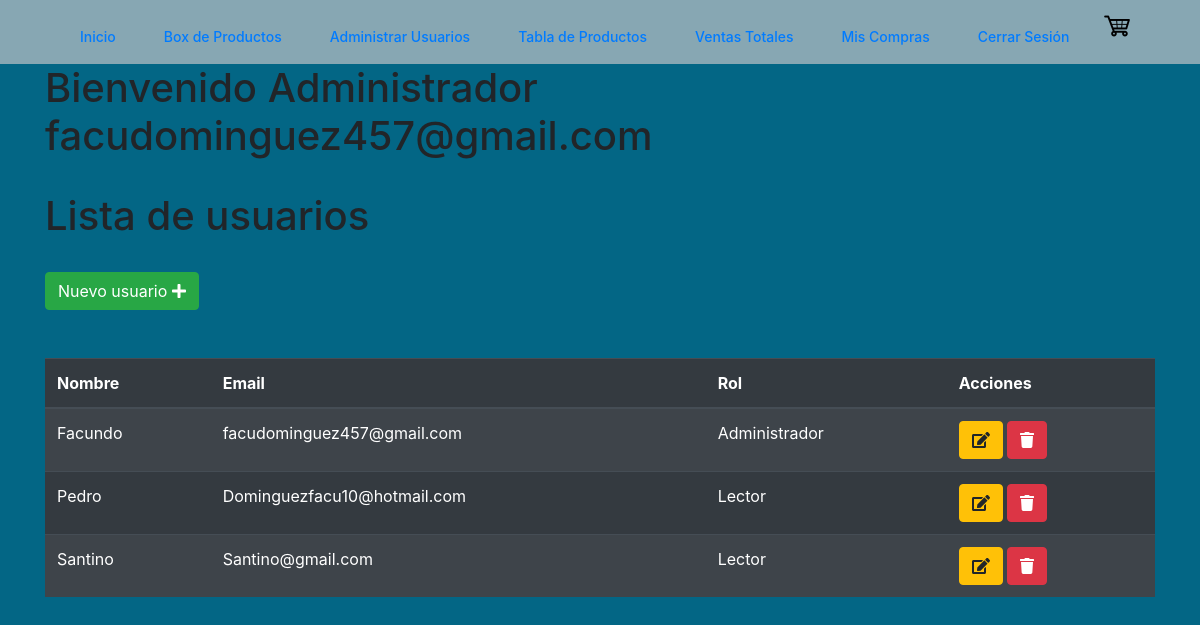
The page /index.php?modulo=usuario (signed in) on the database its author committed.
### tables this page shows
CREATE TABLE `clientes` (
  `id` int(11) NOT NULL,
  `email` varchar(50) NOT NULL,
  `clave` varchar(50) NOT NULL,
  `nombre` varchar(50) NOT NULL,
  `rol` int(11) NOT NULL,
  `apellido` varchar(50) NOT NULL,
  `direccion` varchar(50) NOT NULL,
  `telefono` int(11) NOT NULL
);

CREATE TABLE `permisos` (
  `id` int(11) NOT NULL,
  `rol` varchar(50) NOT NULL
);

### src/modulos/usuario.php (the view, shortened to what this page needs)
<!DOCTYPE html>
<html lang="en">
<head>
    <link rel="stylesheet" href="https://cdn.jsdelivr.net/npm/bootstrap@4.4.1/dist/css/bootstrap.min.css">
</head>
<div class="container is-fluid">
    <div class="col-xs-12">
        <h1>Bienvenido Administrador <?php echo $_SESSION['nombre_usuario']; ?></h1>
        <br>
        <h1>Lista de usuarios</h1>
        <br>
        <div>
            <a class="btn btn-success" href="index.php?modulo=registro">Nuevo usuario
                <i class="fa fa-plus"></i>
            </a>
        </div>
        <br>
        <br>
        <table class="table table-striped table-dark " id="table_id">
            <thead>
                <tr>
                    <th>Nombre</th>
                    <th>Email</th>
                    <th>Rol</th>
                    <th>Acciones</th>
                </tr>
            </thead>
            <tbody>
                <?php
                $SQL = "SELECT clientes.id, clientes.nombre, clientes.email,
                 permisos.rol FROM clientes
                LEFT JOIN permisos ON clientes.rol = permisos.id";
                $dato = mysqli_query($con, $SQL);
                if ($dato->num_rows > 0) {
                    while ($fila = mysqli_fetch_array($dato)) {
                ?>
                        <tr>
                            <td><?php echo $fila['nombre']; ?></td>
                            <td><?php echo $fila['email']; ?></td>
                            <td><?php echo $fila['rol']; ?></td>
                            <td>
                                <a class="btn btn-warning" href="index.php?modulo=editar_usuario&id=<?php echo $fila['id'] ?> ">
                                    <i class="fa fa-edit"></i>
                                </a>
                                <a class="btn btn-danger" href="index.php?modulo=eliminar_usuario&id=<?php echo $fila['id'] ?>">
                                    <i class="fa fa-trash"></i>
                                </a>
                            </td>
                        </tr>
                    <?php
                    }
                } else {
                    ?>
                    <tr class="text-center">
                        <td colspan="16">No existen registros</td>
                    </tr>
                <?php
                }
                ?>
                </body>
</html>

### rows shown on the page
clientes: nombre "Facundo", email "facudominguez457@gmail.com", permisos.rol "Administrador"
clientes: nombre "Pedro", email "Dominguezfacu10@hotmail.com", permisos.rol "Lector"
clientes: nombre "Santino", email "Santino@gmail.com", permisos.rol "Lector"

### other values the page prints
$_SESSION['nombre_usuario'] "facudominguez457@gmail.com"
